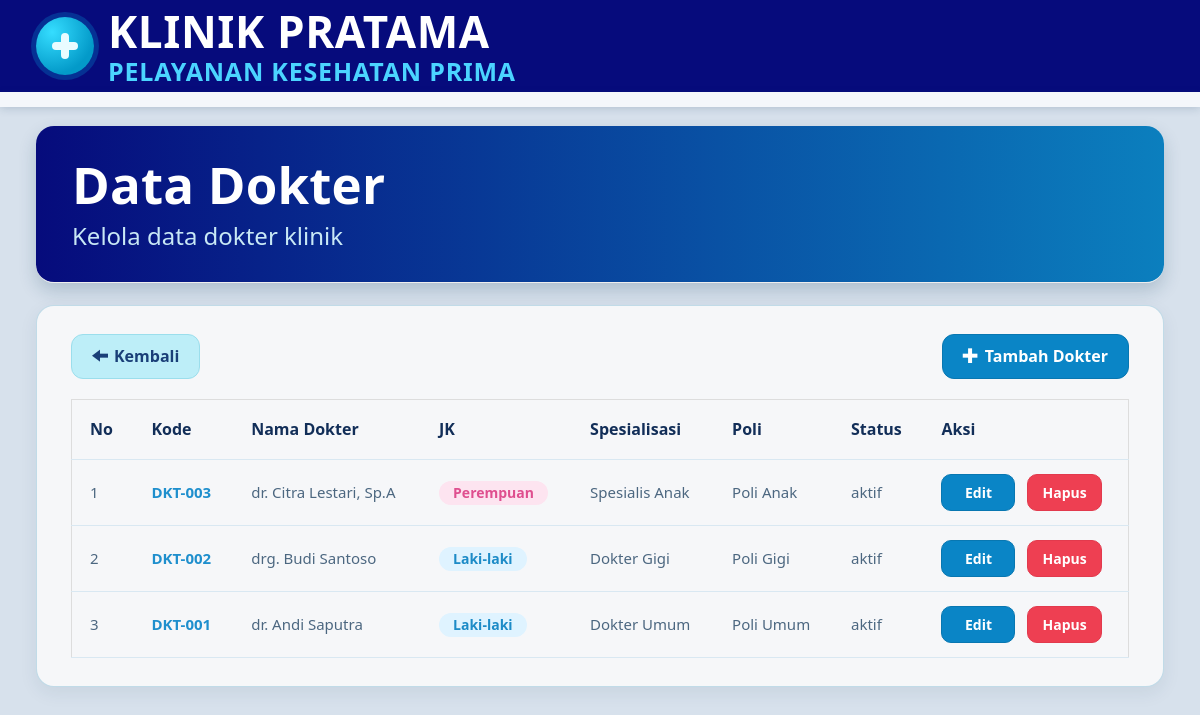
/dokter/index.php (signed in), run on the app's committed database.
### tables this page shows
CREATE TABLE `dokter` (
  `id` int(11) NOT NULL,
  `kode_dokter` varchar(20) DEFAULT NULL,
  `nama_dokter` varchar(100) NOT NULL,
  `jenis_kelamin` enum('L','P') NOT NULL,
  `spesialisasi` varchar(100) DEFAULT NULL,
  `no_sip` varchar(50) DEFAULT NULL,
  `no_telp` varchar(20) DEFAULT NULL,
  `alamat` text DEFAULT NULL,
  `poli_id` int(11) DEFAULT NULL,
  `status` enum('aktif','nonaktif') DEFAULT 'aktif',
  `created_at` timestamp NOT NULL DEFAULT current_timestamp()
);

CREATE TABLE `poli` (
  `id` int(11) NOT NULL,
  `nama_poli` varchar(100) NOT NULL,
  `keterangan` text DEFAULT NULL,
  `created_at` timestamp NOT NULL DEFAULT current_timestamp()
);

### dokter/index.php (the view, shortened to what this page needs)
<?php
require_once '../config/auth.php';
$stmt = mysqli_prepare($koneksi, "
    SELECT d.id, d.kode_dokter, d.nama_dokter, d.jenis_kelamin, d.spesialisasi, d.status, p.nama_poli
    FROM dokter d
    LEFT JOIN poli p ON d.poli_id = p.id
    ORDER BY d.id DESC
");
mysqli_stmt_execute($stmt);
$data = mysqli_stmt_get_result($stmt);
?>
<?php
require_once '../includes/header.php';
?>
<div class="container">
    <section class="page-header">
        <h2>Data Dokter</h2>
        <p>Kelola data dokter klinik</p>
    </section>
    <section class="content-card">
        <div class="toolbar-row">
            <div class="toolbar-actions">
                <a href="../dashboard/index.php" class="btn btn-back"><span class="glyphicon glyphicon-arrow-left" aria-hidden="true"></span>Kembali</a>
            </div>
            <div class="toolbar-actions">
                <a href="create.php" class="btn btn-primary"><span class="glyphicon glyphicon-plus" aria-hidden="true"></span>Tambah Dokter</a>
            </div>
        </div>
        <div class="table-wrapper">
            <table class="table table-bordered">
                <thead>
                    <tr>
                        <th>No</th>
                        <th>Kode</th>
                        <th>Nama Dokter</th>
                        <th>JK</th>
                        <th>Spesialisasi</th>
                        <th>Poli</th>
                        <th>Status</th>
                        <th>Aksi</th>
                    </tr>
                </thead>
                <tbody>
                <?php $no = 1; while($row = mysqli_fetch_assoc($data)) {
                    $isLakiLaki = ($row['jenis_kelamin'] === 'L');
                ?>
                    <tr>
                        <td><?= $no++; ?></td>
                        <td><span class="table-key"><?= htmlspecialchars($row['kode_dokter'] ?? '-', ENT_QUOTES, 'UTF-8'); ?></span></td>
                        <td><?= htmlspecialchars($row['nama_dokter'], ENT_QUOTES, 'UTF-8'); ?></td>
                        <td>
                            <span class="gender-badge <?= $isLakiLaki ? 'gender-badge-male' : 'gender-badge-female'; ?>">
                                <?= $isLakiLaki ? 'Laki-laki' : 'Perempuan'; ?>
                            </span>
                        </td>
                        <td><?= htmlspecialchars($row['spesialisasi'] ?? '-', ENT_QUOTES, 'UTF-8'); ?></td>
                        <td><?= htmlspecialchars($row['nama_poli'] ?? '-', ENT_QUOTES, 'UTF-8'); ?></td>
                        <td><?= htmlspecialchars($row['status'], ENT_QUOTES, 'UTF-8'); ?></td>
                        <td>
                            <div class="toolbar-actions">
                                <a href="edit.php?id=<?= $row['id']; ?>" class="btn btn-warning btn-sm btn-table">Edit</a>
                                <a href="delete.php?id=<?= $row['id']; ?>" onclick="return confirm('Yakin hapus data?')" class="btn btn-danger btn-sm btn-table">Hapus</a>
                            </div>
                        </td>
                    </tr>
                <?php } ?>
                </tbody>
            </table>
        </div>
    </section>
</div>
<?php require_once '../includes/footer.php'; ?>

### includes/header.php (shortened to what this page needs)
<?php
$cssPath = isset($cssPath) && trim((string) $cssPath) !== ''
    ? $cssPath
    : '../assets/css/bootstrap.min.css';
$bodyAttributes = isset($bodyAttributes) ? trim((string) $bodyAttributes) : '';
$currentScript = str_replace('\\', '/', $_SERVER['PHP_SELF'] ?? '');
$isLoginPage = (substr($currentScript, -15) === '/auth/login.php');
$bodyClass = $isLoginPage ? 'login-page' : 'app-layout';
$bodyAttributes = trim((string) $bodyAttributes);
?>
<!DOCTYPE html>
<html lang="id">
<head>
    <link rel="stylesheet" href="<?= htmlspecialchars($cssPath, ENT_QUOTES, 'UTF-8'); ?>">
    <link rel="stylesheet" href="../assets/css/style.css">
</head>
<body class="<?= htmlspecialchars(trim($bodyClass), ENT_QUOTES, 'UTF-8'); ?>"<?= $bodyAttributes !== '' ? ' ' . $bodyAttributes : ''; ?>>
<?php if (!$isLoginPage) { ?>
    <header class="clinic-topbar">
        <div class="clinic-brand">
            <div class="clinic-logo" aria-hidden="true"></div>
            <div class="clinic-brand-text">
                <strong>KLINIK PRATAMA</strong>
                <span>PELAYANAN KESEHATAN PRIMA</span>
            </div>
        </div>
    </header>
    <main class="clinic-main">
<?php } ?>

### includes/footer.php (shortened to what this page needs)
<?php
$isLoginPageLayout = !empty($GLOBALS['isLoginPageLayout']);
if (!$isLoginPageLayout) {
	echo '</main>';
}
?>
</body>
</html>

### assets/css/style.css (style rules this page uses)
:root { --blue-900: #060b7c; --blue-700: #0d4f97; --blue-500: #0d83c3; --sky-200: #b9eaf5; --sky-100: #def7ff; --bg-app: #d7e1ec; --bg-card: #f6f7f9; --text-900: #102f5d; --text-700: #3f607f; --danger: #ee3f52; --white: #ffffff; }
* { box-sizing: border-box; }
html, body { min-height: 100%; }
body { margin: 0; font-family: "Poppins", "Segoe UI", Arial, sans-serif; color: var(--text-900); background: var(--bg-app); -webkit-font-smoothing: antialiased; -moz-osx-font-smoothing: grayscale; }
a, .btn { transition: all 0.2s ease; }
.clinic-topbar { position: relative; z-index: 3; height: 92px; background: var(--blue-900); display: flex; align-items: center; padding: 0 36px; box-shadow: 0 3px 12px rgba(7, 21, 74, 0.35); }
.clinic-topbar::after { content: ""; position: absolute; left: 0; right: 0; bottom: -15px; height: 15px; background: #f4f7fb; box-shadow: 0 2px 8px rgba(19, 57, 92, 0.16); }
.clinic-brand { display: flex; align-items: center; gap: 14px; }
.clinic-logo { width: 58px; height: 58px; border-radius: 50%; background: radial-gradient(circle at 28% 26%, #35ddff, #039ac9 70%); box-shadow: 0 0 0 5px rgba(2, 173, 227, 0.24); position: relative; }
.clinic-logo::before, .clinic-logo::after { content: ""; position: absolute; left: 50%; top: 50%; background: #e9fcff; border-radius: 4px; transform: translate(-50%, -50%); }
.clinic-logo::before { width: 26px; height: 8px; }
.clinic-logo::after { width: 8px; height: 26px; }
.clinic-brand-text strong, .clinic-brand-text span { display: block; line-height: 1; }
.clinic-brand-text strong { font-size: 44px; letter-spacing: 0.6px; font-weight: 700; color: #ffffff; }
.clinic-brand-text span { margin-top: 6px; font-size: 25px; font-weight: 600; letter-spacing: 0.8px; color: #4bd4ff; }
.clinic-main { padding: 34px 36px 42px; }
.clinic-main .container, .clinic-main .container-fluid { width: 100%; max-width: none; margin: 0; padding: 0; }
.page-header { margin: 0; background: linear-gradient(90deg, #060b7c 0%, #0b7fbe 100%); color: #ffffff; border-radius: 18px; box-shadow: 0 8px 18px rgba(16, 58, 92, 0.2); padding: 30px 36px; }
.page-header h1, .page-header h2 { margin: 0; font-size: 51px; font-weight: 700; letter-spacing: 0.2px; }
.page-header p { margin: 8px 0 0; font-size: 24px; color: rgba(208, 240, 250, 0.96); line-height: 1.35; }
.content-card { margin-top: 22px; background: var(--bg-card); border-radius: 18px; border: 1px solid rgba(184, 214, 230, 0.85); box-shadow: 0 6px 18px rgba(20, 63, 91, 0.08); padding: 28px 34px; }
.toolbar-row { display: flex; justify-content: space-between; align-items: center; flex-wrap: wrap; gap: 14px; margin-bottom: 20px; }
.toolbar-actions { display: flex; align-items: center; gap: 12px; flex-wrap: wrap; }
.btn { border-radius: 12px; border: 1px solid transparent; font-weight: 700; padding: 10px 20px; font-size: 16px; box-shadow: none; }
.btn .glyphicon { margin-right: 6px; }
.btn-primary, .btn-success, .btn-warning { background: #0a85c6; border-color: #0877b1; color: #ffffff; }
.btn-danger { background: var(--danger); border-color: #e23a4d; color: #ffffff; }
.btn-secondary, .btn-back { background: #bdeef8; border-color: #9bdeec; color: #1a3f78; }
.btn-sm { border-radius: 10px; padding: 7px 14px; font-size: 14px; }
.btn-table { min-width: 74px; text-align: center; }
.table-wrapper { width: 100%; overflow-x: auto; }
.table { width: 100%; border-collapse: collapse; margin-bottom: 0; background: transparent; }
.table > thead > tr > th, .table > tbody > tr > td { border-left: none; border-right: none; border-top: none; border-bottom: 1px solid #d9e8f2; padding: 14px 18px; vertical-align: middle; background: transparent; white-space: nowrap; }
.table > thead > tr > th { font-size: 16px; font-weight: 700; color: #122e58; padding-top: 18px; padding-bottom: 18px; }
.table > tbody > tr > td { color: #4c6780; font-size: 15px; }
.table-key { color: #1f8fcd; font-weight: 700; }
.gender-badge { display: inline-block; border-radius: 999px; padding: 5px 14px; font-size: 14px; font-weight: 700; line-height: 1; }
.gender-badge-male { background: #dff3ff; color: #1d8bc7; }
.gender-badge-female { background: #fde4f0; color: #df4f8f; }

### data on the page
dokter: kode_dokter "DKT-003", nama_dokter "dr. Citra Lestari, Sp.A", jenis_kelamin "Perempuan", spesialisasi "Spesialis Anak", poli.nama_poli "Poli Anak", status "aktif"
dokter: kode_dokter "DKT-002", nama_dokter "drg. Budi Santoso", jenis_kelamin "Laki-laki", spesialisasi "Dokter Gigi", poli.nama_poli "Poli Gigi", status "aktif"
dokter: kode_dokter "DKT-001", nama_dokter "dr. Andi Saputra", jenis_kelamin "Laki-laki", spesialisasi "Dokter Umum", poli.nama_poli "Poli Umum", status "aktif"
